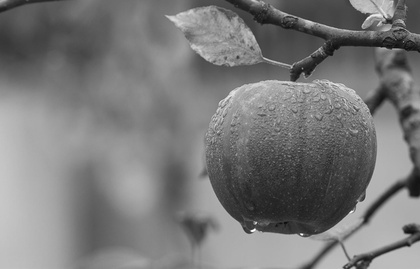
%> input picture Week2/img8.jpeg, 420 x 269 px, shrunk from 1880 x 1204 before the run
$ octave untitled.m   (GNU Octave 9; MATLAB toolbox functions it lacks are replaced by stand-ins)
%> lines starting %> are read from the running program, lines starting %| are printed output that depends on the picture
%% Histogram Equalization
clear;
img_2= imread("img8.jpeg"); % Read input Image
%> img_2 is the input picture: size 269x420 uint8; min 11, max 255, mean 121.2
%img_2= rgb2gray(img_2);
[m, n] =size(img_2);  % size of image
%> m = 269; n = 420
hist_1= zeros(1, 256); % Histogram of Input image
hist_2= zeros(1, 256); % Histogram of Input image

proba= zeros(1, 256);
no_pixel= m*n; % no of pixels
%> no_pixel = 112980

%% PDF function

for i = 1:m
    for j= 1:n
        p= img_2(i,j);
        if p~=0
            hist_1(p)= hist_1(p) + 1;
        end
    end
end
%> after the loop, hist_1 = 256 values, max 1417 at index 174, min 0 at index 1, mean 441.3

%% CDF

cdf=zeros(1,256);
probb=zeros(1,256);
sum=0;
histeq=zeros(1,256);
for i = 1:256
    sum = sum + hist_1(p);
    cdf(i)= sum;
    probb(i)= cdf(i)/no_pixel;
    histeq(i)=round(probb(i)*256);
end
%> this loop made 256 passes
%> sum on passes 1 to 3: 416, 832, 1248
%> after the loop, cdf = 256 values from 416 to 106496; histeq = 256 values from 1 to 241; probb = 256 values from 0.00368 to 0.943; sum = 106496

%% Out
out_img=zeros(m,n);
for i = 1:m
    for j= 1:n

        out_img(i,j)= histeq(img_2(i,j)+1);
        out_img=im2uint8(out_img);
    end
end

for i = 1:m
    for j= 1:n
        p= out_img(i,j);
        if p~=0
            hist_2(p)= hist_2(p) + 1;
        end
    end
end
%> after the loop, hist_2 = 256 values, max 2272 at index 123, min 0 at index 1, mean 441.3

stem(hist_2)
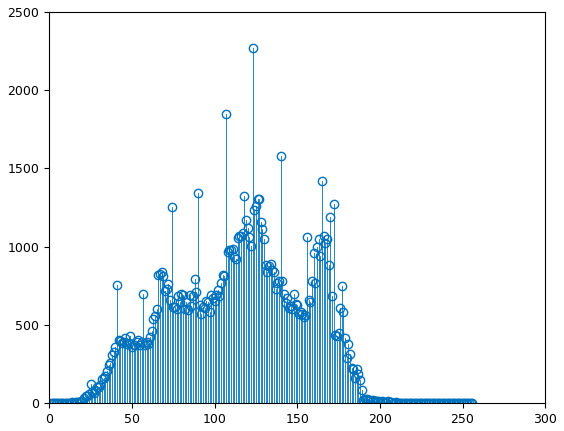
%> figure redrawn from the program's plot data; highest point at x = 123, y = 2272
